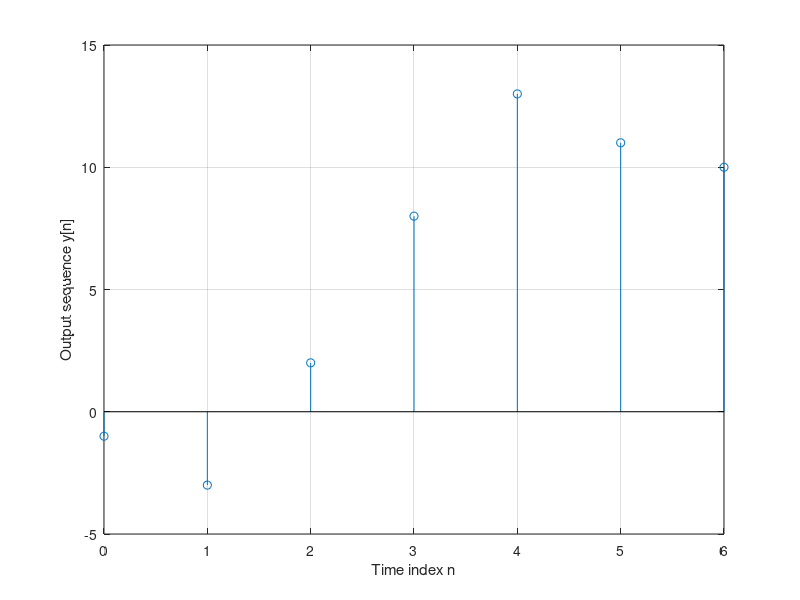
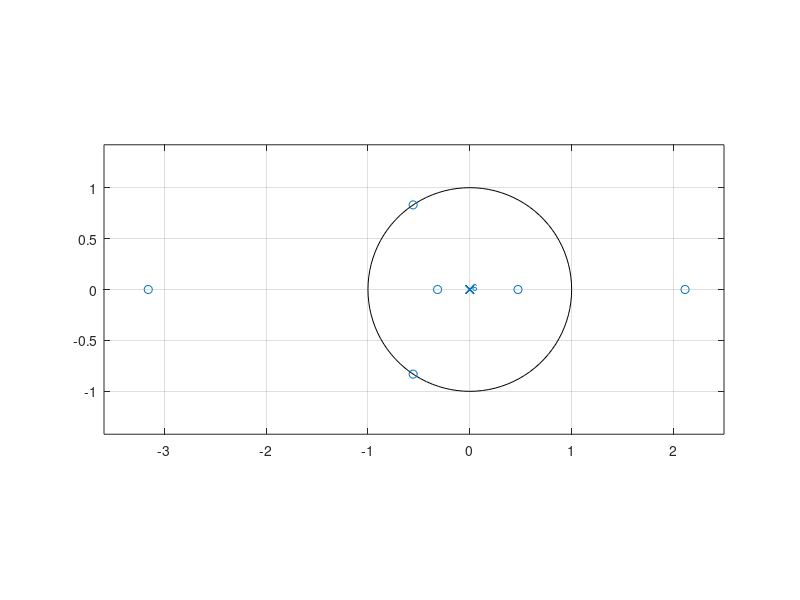
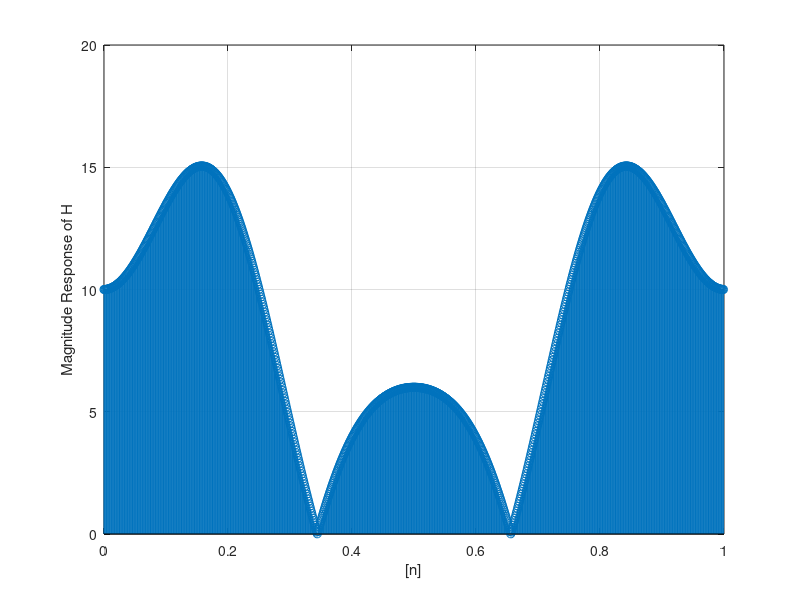
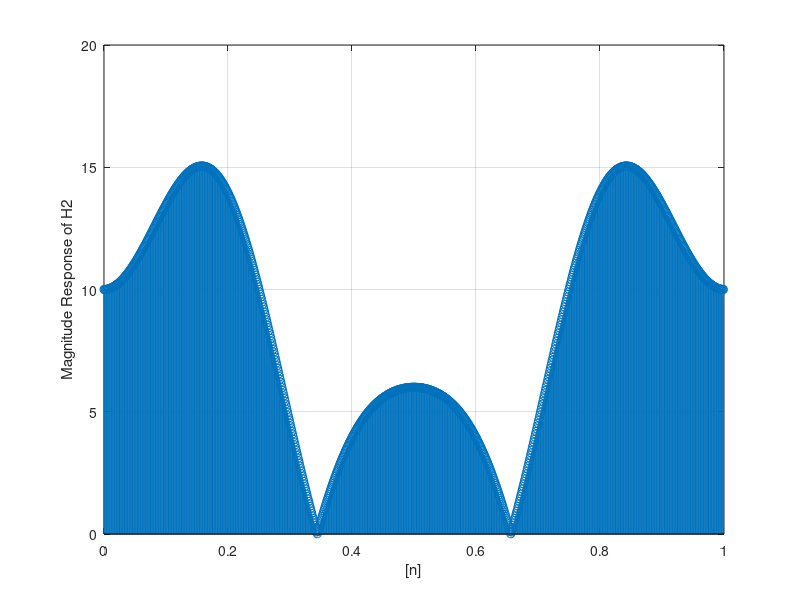

Write the MATLAB code that produced these figures, in order.
clear


% Define the impulse response h
h = [-1, -2, 5, 6, 5, -2, -1];


% Define the input sequence x
x = [1, 1, 1, 1, 1, 1, 1];



%% 1) Obtain the output sequence y using the MATLAB function 'filter'.
% Obtain the output sequence y
y = filter(h, 1, x);


% Plot the output sequence
n = 0 : 6;

figure;
stem(n, y);
grid on;
xlabel('Time index n')
ylabel('Output sequence y[n]')



%% 2) Draw the pole-zero plot of H(z)
figure;
zplane(h, 1);


%% 3) Obtain the frequency response using the MATLAB function 'freqz' over the N frequencies
% Obtain the frequency response
[H, W] = freqz(h, 1, 1000, 'whole');
H = (H(1:1:1000));
W = (W(1:1:1000));
F = W/(2*pi);

H_mag = abs(H);
H_phase = angle(H);


% Draw the manitude response
figure
stem(F, H_mag);
grid on;
xlabel('[n]'); ylabel('Magnitude Response of H');


%% 4) Compute the DTFTs of h[n] and x[n]
% Compute the DTFT H2 of h
H2 = h*exp(-1j*2*pi*n'*F');
H2_mag = abs(H2);

% Draw the manitude of H2
figure
stem(F, H2_mag);
grid on;
xlabel('[n]'); ylabel('Magnitude Response of H2');


% Compute the DTFT X of x
X = x*exp(-1j*2*pi*n'*F');
X_mag = abs(X);


% Draw the manitude of X
figure
stem(F, X_mag);
grid on;
xlabel('[n]'); ylabel('Magnitude Response of X');


%% 5) Compute the DTFT of y[n]
% Compute the DTFT Y of y
Y = H2.*X;
Y_mag = abs(X);


% Draw the manitude of Y
figure
stem(F, Y_mag);
grid on;
xlabel('[n]'); ylabel('Magnitude Response of Y');